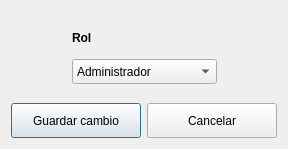
<?xml version="1.0" encoding="UTF-8"?>
<ui version="4.0">
 <class>dlgCambiarRol</class>
 <widget class="QDialog" name="dlgCambiarRol">
  <property name="geometry">
   <rect>
    <x>0</x>
    <y>0</y>
    <width>288</width>
    <height>149</height>
   </rect>
  </property>
  <property name="windowTitle">
   <string>Cambiar rol</string>
  </property>
  <property name="windowIcon">
   <iconset resource="recursos.qrc">
    <normaloff>:/img/logo_icono_nuevo.ico</normaloff>:/img/logo_icono_nuevo.ico</iconset>
  </property>
  <layout class="QGridLayout" name="gridLayout">
   <item row="0" column="0">
    <layout class="QVBoxLayout" name="verticalLayout_2">
     <item>
      <spacer name="verticalSpacer">
       <property name="orientation">
        <enum>Qt::Vertical</enum>
       </property>
       <property name="sizeType">
        <enum>QSizePolicy::Fixed</enum>
       </property>
       <property name="sizeHint" stdset="0">
        <size>
         <width>20</width>
         <height>13</height>
        </size>
       </property>
      </spacer>
     </item>
     <item>
      <layout class="QHBoxLayout" name="horizontalLayout_3">
       <item>
        <spacer name="horizontalSpacer_4">
         <property name="orientation">
          <enum>Qt::Horizontal</enum>
         </property>
         <property name="sizeHint" stdset="0">
          <size>
           <width>40</width>
           <height>20</height>
          </size>
         </property>
        </spacer>
       </item>
       <item>
        <layout class="QVBoxLayout" name="verticalLayout">
         <item>
          <widget class="QLabel" name="etqRol">
           <property name="text">
            <string>&lt;html&gt;&lt;head/&gt;&lt;body&gt;&lt;p&gt;&lt;span style=&quot; font-weight:600;&quot;&gt;Rol&lt;/span&gt;&lt;/p&gt;&lt;/body&gt;&lt;/html&gt;</string>
           </property>
          </widget>
         </item>
         <item>
          <widget class="QComboBox" name="cBoxRol">
           <property name="minimumSize">
            <size>
             <width>145</width>
             <height>25</height>
            </size>
           </property>
           <property name="maximumSize">
            <size>
             <width>145</width>
             <height>25</height>
            </size>
           </property>
           <property name="currentIndex">
            <number>0</number>
           </property>
           <property name="frame">
            <bool>true</bool>
           </property>
           <item>
            <property name="text">
             <string>Administrador</string>
            </property>
           </item>
           <item>
            <property name="text">
             <string>Dermatólogo</string>
            </property>
           </item>
           <item>
            <property name="text">
             <string>Investigador</string>
            </property>
           </item>
          </widget>
         </item>
        </layout>
       </item>
       <item>
        <spacer name="horizontalSpacer_3">
         <property name="orientation">
          <enum>Qt::Horizontal</enum>
         </property>
         <property name="sizeHint" stdset="0">
          <size>
           <width>40</width>
           <height>20</height>
          </size>
         </property>
        </spacer>
       </item>
      </layout>
     </item>
     <item>
      <spacer name="verticalSpacer_2">
       <property name="orientation">
        <enum>Qt::Vertical</enum>
       </property>
       <property name="sizeType">
        <enum>QSizePolicy::Fixed</enum>
       </property>
       <property name="sizeHint" stdset="0">
        <size>
         <width>20</width>
         <height>13</height>
        </size>
       </property>
      </spacer>
     </item>
     <item>
      <layout class="QHBoxLayout" name="horizontalLayout">
       <item>
        <widget class="QPushButton" name="btnCambiar">
         <property name="minimumSize">
          <size>
           <width>130</width>
           <height>35</height>
          </size>
         </property>
         <property name="maximumSize">
          <size>
           <width>130</width>
           <height>35</height>
          </size>
         </property>
         <property name="text">
          <string>Guardar cambio</string>
         </property>
         <property name="iconSize">
          <size>
           <width>25</width>
           <height>20</height>
          </size>
         </property>
        </widget>
       </item>
       <item>
        <widget class="QPushButton" name="btnCancelar">
         <property name="minimumSize">
          <size>
           <width>130</width>
           <height>35</height>
          </size>
         </property>
         <property name="maximumSize">
          <size>
           <width>130</width>
           <height>35</height>
          </size>
         </property>
         <property name="text">
          <string>Cancelar</string>
         </property>
         <property name="iconSize">
          <size>
           <width>25</width>
           <height>20</height>
          </size>
         </property>
        </widget>
       </item>
      </layout>
     </item>
    </layout>
   </item>
  </layout>
 </widget>
 <resources>
  <include location="recursos.qrc"/>
 </resources>
 <connections/>
</ui>
